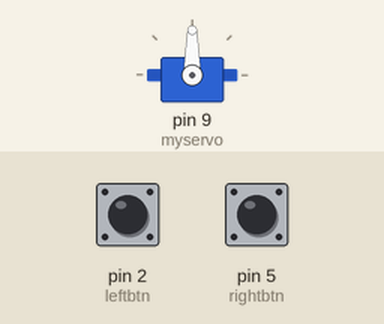
The sketch below on a simulated Arduino Uno, built with avr-gcc and run on an emulated ATmega328P. On the bench: servo. The inputs (shaded band) are chosen by the test bench; at power-on: pin 2 (leftbtn) HIGH, pin 5 (rightbtn) HIGH.

Above: at 1.2 s.
1.3 s: pin 2 (leftbtn) pulled LOW for 1 s
3.8 s: pin 5 (rightbtn) pulled LOW for 0.15 s
At 4.9 s:
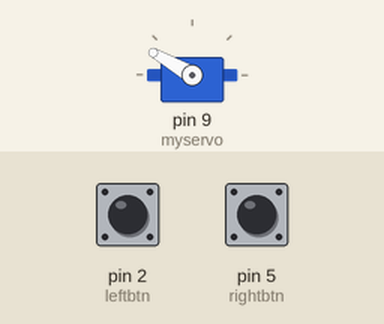
5.4 s: pin 5 (rightbtn) pulled LOW for 1 s
At 7.0 s:
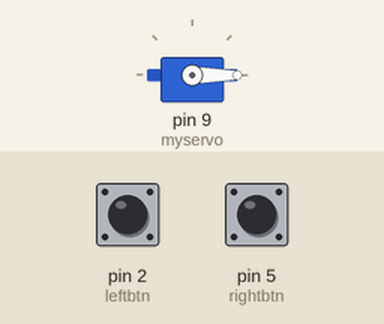
7.9 s: pin 2 (leftbtn) pulled LOW for 0.15 s
At 9.2 s:
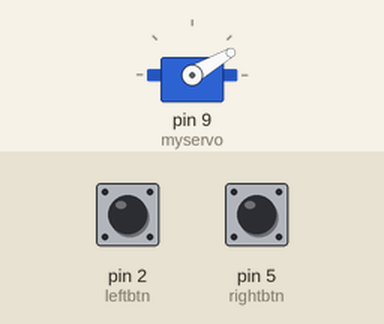
9.5 s: pin 5 (rightbtn) pulled LOW for 3.2 s
At 10.5 s:
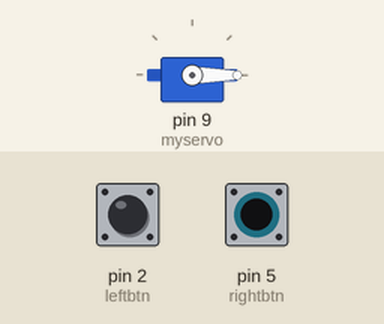
14.2 s: pin 2 (leftbtn) pulled LOW for 3.2 s
At 15.8 s:
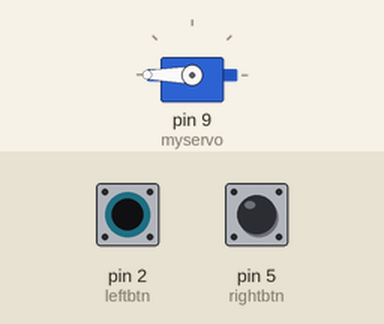
Timing chart, 0 to 17.3 s (numbered marks = the images above; inputs shaded):
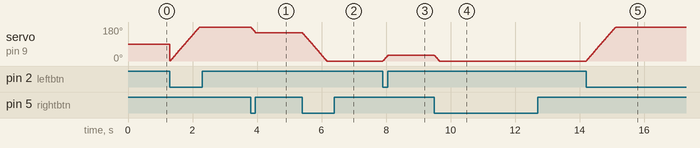

The sketch:

Arduino_servo_buttons.ino
```cpp
//www.elegoo.com
//2016.12.08
#include <Servo.h>

Servo myservo;  // create servo object to control a servo
// twelve servo objects can be created on most boards

#define leftbtn 2
#define rightbtn 5

bool leftbtnActive = false;
bool rightbtnActive = false;

int pos = 0;    // variable to store the servo position

void setup() {
  Serial.begin(9600);
  myservo.attach(9);  // attaches the servo on pin 9 to the servo object
  pinMode(2, INPUT_PULLUP);
  pinMode(5, INPUT_PULLUP);
}

void loop() {

  // Move servo towards 180 degrees while left button is held down
  while (digitalRead(leftbtn) == LOW) {
    if (pos < 180) {
      pos++;
      myservo.write(pos);
      delay(5); // Adjust this delay if necessary
    }
  }

  // Move servo towards 0 degrees while right button is held down
  while (digitalRead(rightbtn) == LOW) {
    if (pos > 0) {
      pos--;
      myservo.write(pos);
      delay(5); // Adjust this delay if necessary
    }
  }
}
```

Measured:
- after the input at 3.8 s, servo on pin 9 (myservo): 180° → 150° at once
- after the input at 5.4 s, servo on pin 9 (myservo): moves from 150° to 0° over 0.76 s, starting at once
- after the input at 7.9 s, servo on pin 9 (myservo): 0° → 30° at once
- after the input at 9.5 s, servo on pin 9 (myservo): 30° → 0° at once
- after the input at 14.2 s, servo on pin 9 (myservo): moves from 0° to 180° over 0.91 s, starting at once
